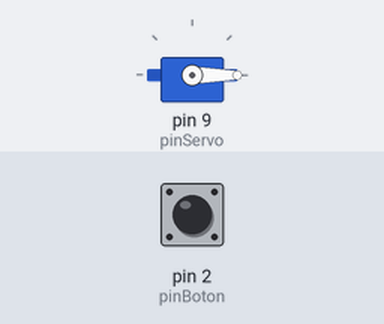
Bench run of a sketch on a simulated Arduino Uno, built with avr-gcc and run on an emulated ATmega328P. On the bench: servo. The test bench sets the inputs (shaded band); at power-on: pin 2 (pinBoton) HIGH.

Above: at 2.2 s.
2.3 s: pin 2 (pinBoton) pulled LOW for 0.15 s
At 3.4 s:
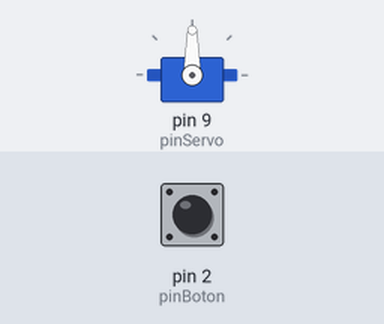
3.9 s: pin 2 (pinBoton) pulled LOW for 1 s
At 4.6 s:
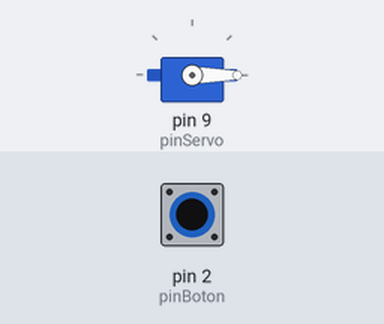
6.4 s: pin 2 (pinBoton) pulled LOW for 3.2 s
At 7.8 s:
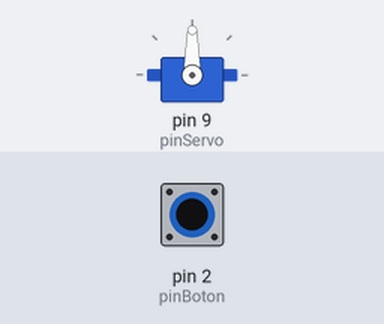
Timing chart, 0 to 9.4 s (numbered marks = the images above; inputs shaded):
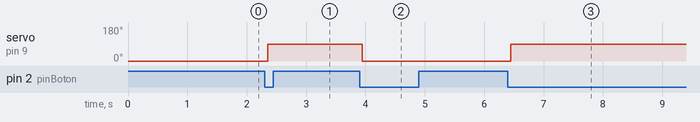

Measured:
- after the input at 2.3 s, servo on pin 9 (pinServo): 0° → 90° after 0.05 s
- after the input at 3.9 s, servo on pin 9 (pinServo): 90° → 0° after 0.05 s
- after the input at 6.4 s, servo on pin 9 (pinServo): 0° → 90° after 0.05 s

The sketch:

Pruebasimple_servo.ino
```cpp
#include <Servo.h>

// Definición de pines
const int pinBoton = 2;   // Pin donde conectamos el botón
const int pinServo = 9;   // Pin de señal del servo

// Variables de estado
Servo miServo;
int estadoPiso = 0;       // 0 = Planta Baja, 1 = Piso 1
bool botonPresionado = false;

void setup() {
  // Configuración del botón con resistencia pull-up interna
  // Esto significa que el pin leerá HIGH por defecto y LOW al presionar
  pinMode(pinBoton, INPUT_PULLUP);

  // Inicialización del servo
  miServo.attach(pinServo);
  miServo.write(0); // Empezamos en la Planta Baja
  delay(1000);
}

void loop() {
  // Leemos el estado del botón (lógica invertida por INPUT_PULLUP)
  if (digitalRead(pinBoton) == LOW) {
    delay(50); // Pequeño delay para evitar el rebote del botón (debounce)

    if (estadoPiso == 0) {
      // Si estamos abajo, subimos al Piso 1
      miServo.write(90);
      estadoPiso = 1;
    } else {
      // Si estamos arriba, bajamos a Planta Baja
      miServo.write(0);
      estadoPiso = 0;
    }

    // Esperamos a que el usuario suelte el botón para no repetir el ciclo
    while (digitalRead(pinBoton) == LOW);
    delay(50);
  }
}
```
